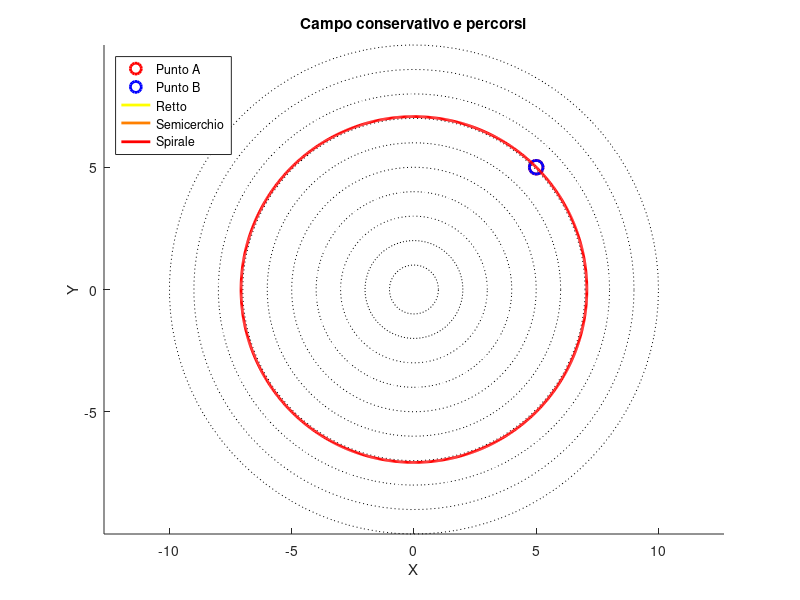
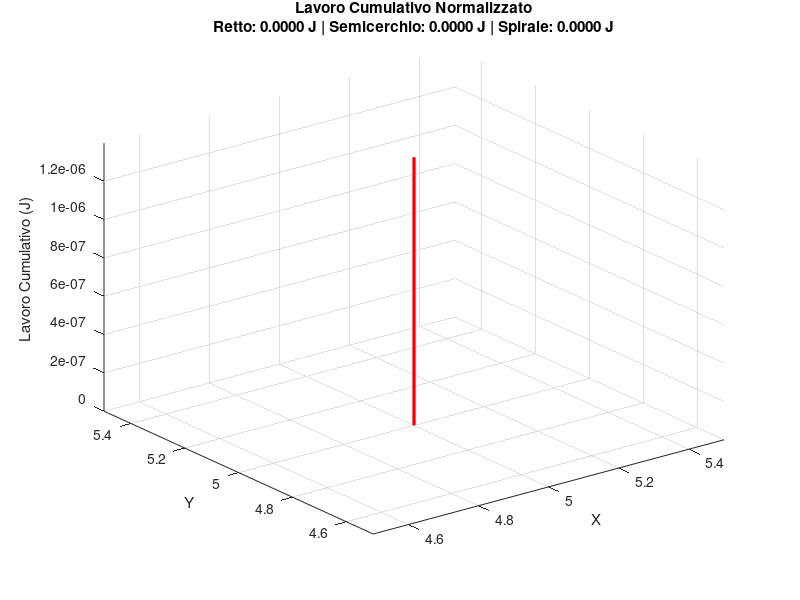
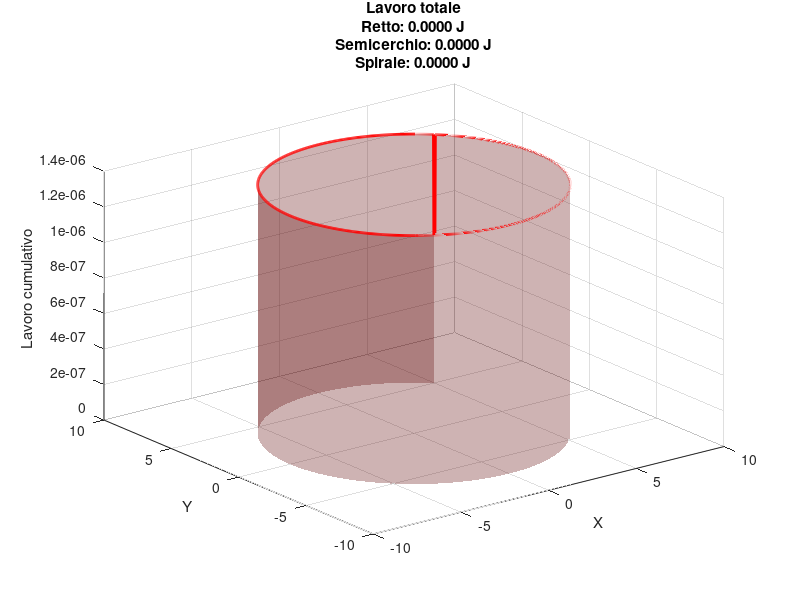

MATLAB code for these plots, in order:

% inizializzo campo e parametri
clear; clc; close all;

k = 1; % costante del campo conservativo, arbitraria
soglia_distanza = 10; % soglia per il warning di precisione, a causa dell'elevato utilizzo 
% nel codice dell' integrazione discreta attraverso la funzione trapz reputo
% corretto evidenziarne le criticità. 
% 
% P.s.  i valori ricavati sono formattati nella console 
%  a 6 cifre significative, mentre nel grafico a sole 4, per una
% migliore comprensione del concetto su cui si basa il programma

% disegno le superfici equipotenziali, sulle quali l'energia
% potenziale si mantiene
figure('Name','Campo e percorsi');
axis equal; hold on;
title('Campo conservativo e percorsi');
xlabel('X'); ylabel('Y');

% genero 10 superfici equipotenziali circolari
theta = linspace(0, 2*pi, 100);
for r = linspace(1, 10, 10)
    plot(r*cos(theta), r*sin(theta), 'k:', 'LineWidth', 0.5);
end

% input delle coordinate dei due punti A e B
fprintf('\n=== INSERIMENTO PUNTI ===\n');
ax = input('Coordinata X di A: ');
ay = input('Coordinata Y di A: ');
bx = input('Coordinata X di B: ');
by = input('Coordinata Y di B: ');

% verifico se sono superate le condizioni critiche
distanza = norm([bx-ax, by-ay]);
if any([ax, ay, bx, by] == 0) || distanza > soglia_distanza
    warning(['Attenzione: condizioni critiche rilevate!\n'...
        'Distanza A-B: %.2f (soglia: %.2f)\n'...
        'Coordinate nulle: %s'],...
        distanza, soglia_distanza, mat2str(any([ax,ay,bx,by]==0)));
end

%genero i percorsi
t = linspace(0, 1, 1000).'; % Parametro normalizzato, spezzandolo in 1000 pezzettini uguali, utile per fare successivamente gli integrali

%percorso rettilineo, anche in questo caso spezzo il percorso in 1000
%pezzetti
x_retto = linspace(ax, bx, 1000).'; 
y_retto = linspace(ay, by, 1000).';

% percorso semicircolare 2
vettore_AB = [bx-ax, by-ay];
centro = mean([[ax,ay]; [bx,by]]);
raggio = distanza/2;
angolo_iniziale = atan2(vettore_AB(2), vettore_AB(1)) + pi;

theta_semi = linspace(angolo_iniziale, angolo_iniziale + pi, 1000).';
x_semi = centro(1) + raggio*cos(theta_semi);
y_semi = centro(2) + raggio*sin(theta_semi);

%percorso a spirale 3 (ironicamente questa è quasi la parte più complessa
%di tutto il programma ma volevo un percorso il più irregolare possibile),
%per tale motivo mi permetto di giustificarlo passo passo

% conversione a coordinate polari
[thetaA, rA] = cart2pol(ax, ay); % angolo e raggio di A
[thetaB, rB] = cart2pol(bx, by); %angolo e raggio di B


% regolo l'angolo per garantire un rotazione antioraria
delta_theta = thetaB - thetaA;
if delta_theta < 0
    delta_theta = delta_theta + 2*pi; % correggo il caso di angoli negativi
end
% creiamo una spirale con almeno un giro completo
theta_spirale = thetaA + t*(delta_theta + 2*pi); % forzo +2pi radianti
r_spirale = rA + t*(rB - rA);% interpolo linearmente il raggio

% ritorno a coordinate cartesiane
[x_spirale, y_spirale] = pol2cart(theta_spirale, r_spirale);

%visualizzo i percorsi
hA = plot(ax, ay, 'ro', 'MarkerSize', 10, 'LineWidth', 2);
hB = plot(bx, by, 'bo', 'MarkerSize', 10, 'LineWidth', 2);
hRetto = plot(x_retto, y_retto, 'y', 'LineWidth', 2);
hSemi = plot(x_semi, y_semi, 'Color', [1 0.5 0], 'LineWidth', 2);
hSpirale = plot(x_spirale, y_spirale, 'r', 'LineWidth', 2);

legend([hA, hB, hRetto, hSemi, hSpirale],...
    {'Punto A', 'Punto B', 'Retto', 'Semicerchio', 'Spirale'},...
    'Location', 'northwest');

% calcolo i lavori
F = @(x,y) -k*[x(:), y(:)]./(x(:).^2 + y(:).^2).^(3/2);

% faccio l''integrazione integrazione attraverso il metodo dei trapezi
calcola_lavoro = @(x,y) trapz(t, sum(F(x,y).*[gradient(x,t), gradient(y,t)],2)); %calcolo il lavoto scalare, utilizzo la regola del trapezio

% calcolo il lavoro per tutti i percorsi
W_retto = calcola_lavoro(x_retto, y_retto); 
W_semi = calcola_lavoro(x_semi, y_semi);
W_spirale = calcola_lavoro(x_spirale, y_spirale);

% calcolo i lavori cumulativi
Z_retto = cumtrapz(t, sum(F(x_retto,y_retto).*[gradient(x_retto,t), gradient(y_retto,t)],2));%considero quanto lavoro svolgo di istante in istante sempre grazie alla regola dei trapezi e lo sommo di volta in volta 
%in questo modo posso vedere se la somma dei singoli contributi del lavoro
%aumentano o diminusicono, indicandomi quindi un lavoro negativo o positivo, in termini tecnici quello che ottengo è il lavoro cumulativo istantaneo <-- molto
%importante per la piena comprensione di cosa mostri il grafico.

Z_semi = cumtrapz(t, sum(F(x_semi,y_semi).*[gradient(x_semi,t), gradient(y_semi,t)],2));
Z_spirale = cumtrapz(t, sum(F(x_spirale,y_spirale).*[gradient(x_spirale,t), gradient(y_spirale,t)],2));


%% visualizzo i risultati, parte di elaboraazione numerica conlcusa.

% grafico 3D dell'andamento dei 3 lavori proiettati da un unico segmento0 da A a B
figure('Name','Visualizzazione 3D Lavoro Normalizzato');
hold on; view(3);
axis tight;

% Coordinate del segmento AB parametrizzato
t_AB = linspace(0, 1, 1000)';
x_AB = ax + t_AB*(bx - ax);
y_AB = ay + t_AB*(by - ay);

% Superfici trasparenti per i lavori
surface([x_AB, x_AB], [y_AB, y_AB], [zeros(size(Z_retto)), Z_retto],...
    'FaceColor', 'y', 'EdgeColor', 'none', 'FaceAlpha', 0.3);
surface([x_AB, x_AB], [y_AB, y_AB], [zeros(size(Z_semi)), Z_semi],...
    'FaceColor', [1 0.5 0], 'EdgeColor', 'none', 'FaceAlpha', 0.3);
surface([x_AB, x_AB], [y_AB, y_AB], [zeros(size(Z_spirale)), Z_spirale],...
    'FaceColor', 'r', 'EdgeColor', 'none', 'FaceAlpha', 0.3);

% definisco le linee 3D per i lavori cumulativi
plot3(x_AB, y_AB, Z_retto, 'y', 'LineWidth', 2);
plot3(x_AB, y_AB, Z_semi, 'Color', [1 0.5 0], 'LineWidth', 2);
plot3(x_AB, y_AB, Z_spirale, 'r', 'LineWidth', 2);
plot3([ax bx], [ay by], [0 0], 'k--', 'LineWidth', 2); % Segmento AB

light('Style', 'infinite', 'Position', [1 1 1]);
lighting gouraud;
title(sprintf('Lavoro Cumulativo Normalizzato\nRetto: %.4f J | Semicerchio: %.4f J | Spirale: %.4f J',...
    W_retto, W_semi, W_spirale));
xlabel('X'); ylabel('Y'); zlabel('Lavoro Cumulativo (J)');
grid on;
rotate3d on;

% grafico 3D con i percorsi e il lavoro
figure('Name','Visualizzzazione 3D');
hold on; view(3);

% superfici trasparenti
surface([x_retto, x_retto], [y_retto, y_retto], [zeros(size(Z_retto)), Z_retto],...
    'FaceColor','y', 'EdgeColor','none', 'FaceAlpha',0.3);
surface([x_semi, x_semi], [y_semi, y_semi], [zeros(size(Z_semi)), Z_semi],...
    'FaceColor',[1 0.5 0], 'EdgeColor','none', 'FaceAlpha',0.3);
surface([x_spirale, x_spirale], [y_spirale, y_spirale], [zeros(size(Z_spirale)), Z_spirale],...
    'FaceColor','r', 'EdgeColor','none', 'FaceAlpha',0.3);

% linee 3D
plot3(x_retto, y_retto, Z_retto, 'y', 'LineWidth', 2);
plot3(x_semi, y_semi, Z_semi, 'Color',[1 0.5 0], 'LineWidth', 2);
plot3(x_spirale, y_spirale, Z_spirale, 'r', 'LineWidth', 2);

% formattazione
light('Style','infinite', 'Position',[1 1 1]);
lighting gouraud;
title(sprintf('Lavoro totale\nRetto: %.4f J\nSemicerchio: %.4f J\nSpirale: %.4f J',...
    W_retto, W_semi, W_spirale));
xlabel('X'); ylabel('Y'); zlabel('Lavoro cumulativo');
grid on;
rotate3d on;

%mostro l'output dei risultati
fprintf('\n=== RISULTATI ===\n');
fprintf('Lavoro percorso rettilineo: %.6f J\n', W_retto);
fprintf('Lavoro percorso semicircolare: %.6f J\n', W_semi);
fprintf('Lavoro percorso a spirale: %.6f J\n', W_spirale);